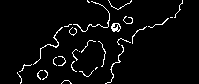
#> input picture aaa/3.png, 199 x 84 px
$ python index.py
#> lines starting #> are read from the running program, lines starting #| are printed output that depends on the picture; after the words box and inside, x2 and y2 are one past the last pixel; in counts of white or black regions, pixels touching at a corner belong together
import cv2
import os

script_dir = os.path.dirname(os.path.abspath(__file__))
img1_path = os.path.join(script_dir, '3.png')
img2_path = os.path.join(script_dir, '4.png')


import cv2
import numpy as np

def load_binary_map(img_path, threshold=127, white_is_boundary=True):
    """
    读取图像并转换为二值矩阵。
    white_is_boundary=True 表示白色为边界，黑色为可通行区域。
    转换后：边界点=1，可通行点=0。
    """
    img = cv2.imread(img_path, cv2.IMREAD_GRAYSCALE)
    if img is None:
        raise FileNotFoundError(f"无法读取图像: {img_path}")

    if white_is_boundary:
        # 白色 > threshold 变为1，黑色变为0
        _, binary = cv2.threshold(img, threshold, 1, cv2.THRESH_BINARY)
    else:
        # 如果白色是可通行区域，则反转
        _, binary = cv2.threshold(img, threshold, 1, cv2.THRESH_BINARY_INV)

    return binary.astype(np.uint8)

def find_offset_by_correlation(img1, img2, max_dx=None, max_dy=None):
    """
    使用归一化互相关找到 img2 相对于 img1 的最佳平移偏移 (dx, dy)。
    返回 (dx, dy, confidence)
    """
    h1, w1 = img1.shape
    h2, w2 = img2.shape

    if max_dx is None:
        max_dx = max(w1, w2) // 2
    if max_dy is None:
        max_dy = max(h1, h2) // 2

    # 创建画布，将 img1 放在中央
    canvas_h = h1 + 2 * max_dy
    canvas_w = w1 + 2 * max_dx
    canvas = np.zeros((canvas_h, canvas_w), dtype=np.float32)
    canvas[max_dy:max_dy + h1, max_dx:max_dx + w1] = img1.astype(np.float32)

    # 模板匹配（归一化互相关）
    result = cv2.matchTemplate(canvas, img2.astype(np.float32), cv2.TM_CCOEFF_NORMED)
    min_val, max_val, min_loc, max_loc = cv2.minMaxLoc(result)
    best_x, best_y = max_loc

    dx = best_x - max_dx
    dy = best_y - max_dy
    return dx, dy, max_val

def create_overlay(img1, img2, dx, dy):
    """
    生成红绿叠加图：img1 红色，img2 绿色，重叠区域为黄色。
    返回叠加图（BGR格式）和画布尺寸。
    """
    h1, w1 = img1.shape
    h2, w2 = img2.shape

    x_min = min(0, dx)
    y_min = min(0, dy)
    x_max = max(w1, w2 + dx)
    y_max = max(h1, h2 + dy)
    canvas_w = x_max - x_min
    canvas_h = y_max - y_min

    overlay = np.zeros((canvas_h, canvas_w, 3), dtype=np.uint8)

    # 放置 img1（红色通道）
    x1 = -x_min
    y1 = -y_min
    roi1 = overlay[y1:y1+h1, x1:x1+w1, 2]  # 红色通道
    roi1[img1 == 1] = 255

    # 放置 img2（绿色通道）
    x2 = -x_min + dx
    y2 = -y_min + dy
    roi2 = overlay[y2:y2+h2, x2:x2+w2, 1]  # 绿色通道
    roi2[img2 == 1] = 255

    return overlay

def stitch_maps(img1, img2, dx, dy):
    """根据偏移拼接两张二值图，返回拼接后的0/1矩阵"""
    h1, w1 = img1.shape
    h2, w2 = img2.shape

    x_min = min(0, dx)
    y_min = min(0, dy)
    x_max = max(w1, w2 + dx)
    y_max = max(h1, h2 + dy)

    canvas_w = x_max - x_min
    canvas_h = y_max - y_min
    canvas = np.zeros((canvas_h, canvas_w), dtype=np.uint8)

    x1 = -x_min
    y1 = -y_min
    canvas[y1:y1+h1, x1:x1+w1] = img1

    x2 = -x_min + dx
    y2 = -y_min + dy
    canvas[y2:y2+h2, x2:x2+w2] = img2

    return canvas

def save_binary_as_image(binary_mat, output_path):
    """将0/1矩阵保存为黑白图像：1->白色，0->黑色"""
    vis = (binary_mat * 255).astype(np.uint8)
    cv2.imwrite(output_path, vis)
    print(f"已保存: {output_path}")

if __name__ == "__main__":
    output_path = "big_map.png"
    overlay_path = "overlay_check.png"
    # 搜索范围（像素），如果图片很大，可以适当增大
    MAX_DX = 300   # 水平方向最大搜索偏移
    MAX_DY = 200   # 垂直方向最大搜索偏移
    # 是否假设白色为边界？如果图片中边界是白色，保持True
    WHITE_IS_BOUNDARY = True
    # ==============================

    # 1. 加载二值图
    print("加载图像...")
    b1 = load_binary_map(img1_path, white_is_boundary=WHITE_IS_BOUNDARY)
#> in load_binary_map, `img = cv2.imread(img_path, cv2.IMREAD_GRAYSCALE)`: img: shape (84, 199); 4.1% white in thin lines or dots, all inside (x1, y1, x2, y2) = (17, 0, 183, 84)
    b2 = load_binary_map(img2_path, white_is_boundary=WHITE_IS_BOUNDARY)
#> call 2 of load_binary_map, with img_path = 'aaa/4.png', threshold = 127, white_is_boundary = True
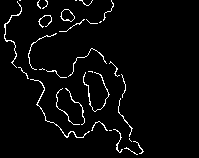
#> input picture aaa/4.png, 199 x 158 px
#> in load_binary_map (call 2), `img = cv2.imread(img_path, cv2.IMREAD_GRAYSCALE)`: img: shape (158, 199); 3.4% white in thin lines or dots, all inside (x1, y1, x2, y2) = (4, 0, 144, 155)
    print(f"图像1: {b1.shape}, 边界点数: {np.sum(b1)}")
#| 图像1: (84, 199), 边界点数: 684
    print(f"图像2: {b2.shape}, 边界点数: {np.sum(b2)}")
#| 图像2: (158, 199), 边界点数: 1076

    # 2. 自动匹配
    print("\n正在进行自动匹配...")
    dx, dy, conf = find_offset_by_correlation(b1, b2, MAX_DX, MAX_DY)
#> in find_offset_by_correlation, `canvas[max_dy:max_dy + h1, max_dx:max_dx + w1] = img1.astype(np.float32)`:
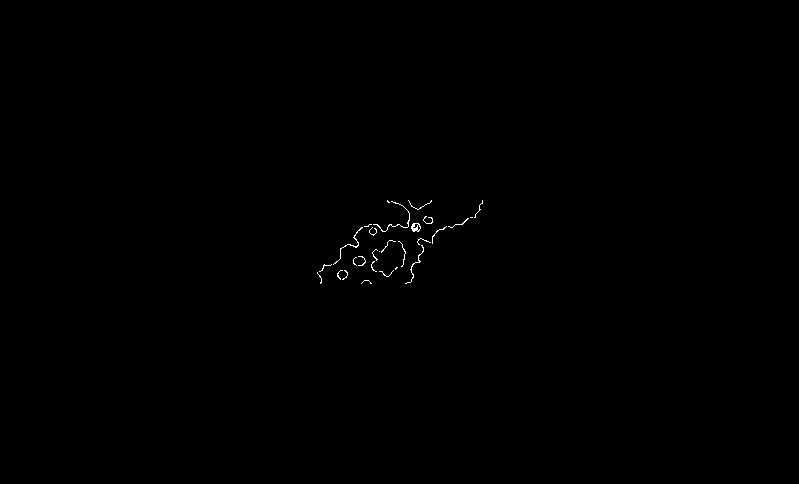
#> canvas: shape (484, 799) float32; values 0 (black) and 1 (white), 0.18% white in thin lines or dots, all inside (x1, y1, x2, y2) = (317, 200, 483, 284)
#> in find_offset_by_correlation, `result = cv2.matchTemplate(canvas, img2.astype(np.float32), cv2.TM_CCO..`:
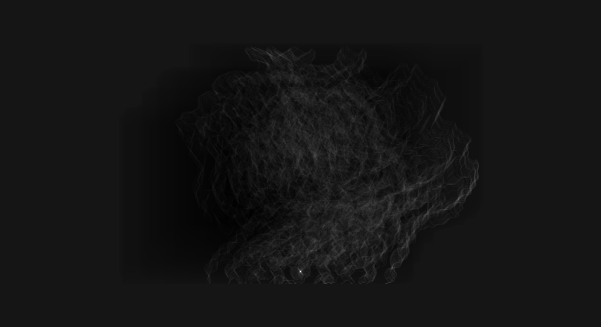
#> result: shape (327, 601) float32; min -0.0265, max 0.292, mean -0.000404; drawn with min black and max white
#> in find_offset_by_correlation, `min_val, max_val, min_loc, max_loc = cv2.minMaxLoc(result)`: min_val = -0.0265; max_val = 0.292; min_loc = (234, 201); max_loc = (300, 271)
#> in find_offset_by_correlation, `best_x, best_y = max_loc`: best_x = 300; best_y = 271
#> in find_offset_by_correlation, `dx = best_x - max_dx`: dx = 0
#> in find_offset_by_correlation, `dy = best_y - max_dy`: dy = 71
#> dx = 0; dy = 71; conf = 0.292
    print(f"自动计算偏移: dx={dx}, dy={dy}, 置信度={conf:.4f}")
#| 自动计算偏移: dx=0, dy=71, 置信度=0.2924

    # 3. 生成叠加图，让用户检查
    overlay = create_overlay(b1, b2, dx, dy)
#> in create_overlay, `x_min = min(0, dx)`: x_min = 0
#> in create_overlay, `x_max = max(w1, w2 + dx)`: x_max = 199
#> in create_overlay, `y_max = max(h1, h2 + dy)`: y_max = 229
#> in create_overlay, `canvas_w = x_max - x_min`: canvas_w = 199
#> in create_overlay, `canvas_h = y_max - y_min`: canvas_h = 229
#> in create_overlay, `x1 = -x_min`: x1 = 0
#> in create_overlay, `roi1 = overlay[y1:y1+h1, x1:x1+w1, 2]`: roi1: shape (84, 199); every value is 0
#> in create_overlay, `y2 = -y_min + dy`: y2 = 71
#> in create_overlay, `roi2 = overlay[y2:y2+h2, x2:x2+w2, 1]`: roi2: shape (158, 199); every value is 0
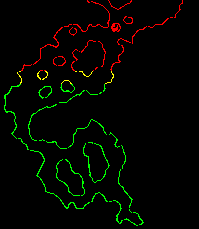
#> overlay: shape (229, 199, 3); mean of channels 0, 1, 2 0, 6, 3.8; drawn as B, G, R
    cv2.imwrite(overlay_path, overlay)
    print(f"叠加检查图已生成: {overlay_path}")
    print("请在图片查看器中打开该文件，检查红色和绿色是否对齐。")
    print("对齐良好的标志：重叠区域呈现黄色，且边界连续。")

    # 4. 拼接并保存
    result = stitch_maps(b1, b2, dx, dy)
#> in stitch_maps, `x_min = min(0, dx)`: x_min = 0
#> in stitch_maps, `x_max = max(w1, w2 + dx)`: x_max = 199
#> in stitch_maps, `y_max = max(h1, h2 + dy)`: y_max = 229
#> in stitch_maps, `canvas_w = x_max - x_min`: canvas_w = 199
#> in stitch_maps, `canvas_h = y_max - y_min`: canvas_h = 229
#> in stitch_maps, `x1 = -x_min`: x1 = 0
#> in stitch_maps, `canvas[y1:y1+h1, x1:x1+w1] = img1`:
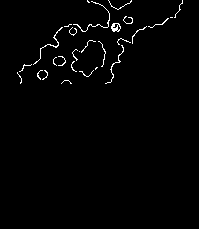
#> canvas: shape (229, 199); values 0 (black) and 1 (white), 1.5% white in thin lines or dots, all inside (x1, y1, x2, y2) = (17, 0, 183, 84)
#> in stitch_maps, `y2 = -y_min + dy`: y2 = 71
#> in stitch_maps, `canvas[y2:y2+h2, x2:x2+w2] = img2`:
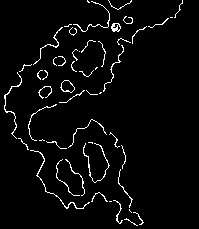
#> canvas: shape (229, 199); values 0 (black) and 1 (white), 3.7% white in thin lines or dots, all inside (x1, y1, x2, y2) = (4, 0, 183, 226)
    print(f"拼接后尺寸: {result.shape}")
#| 拼接后尺寸: (229, 199)
    save_binary_as_image(result, output_path)
    print("完成！")
